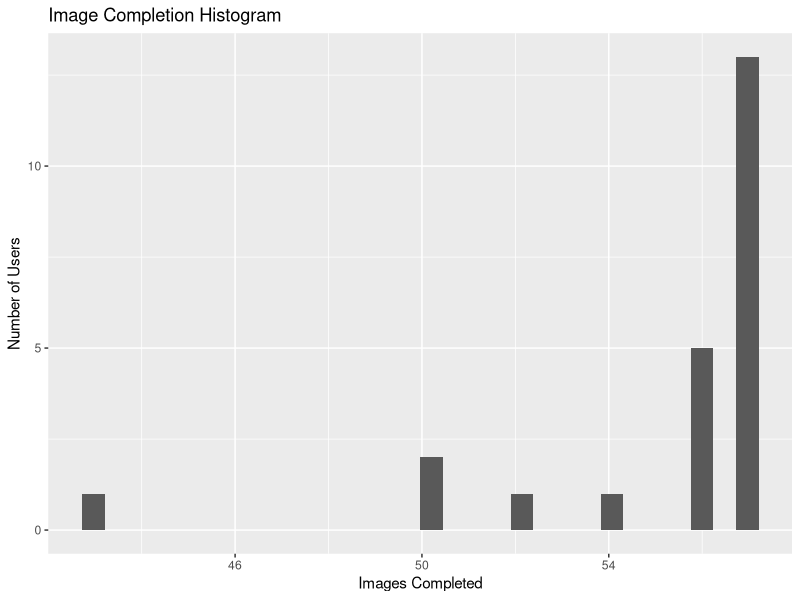
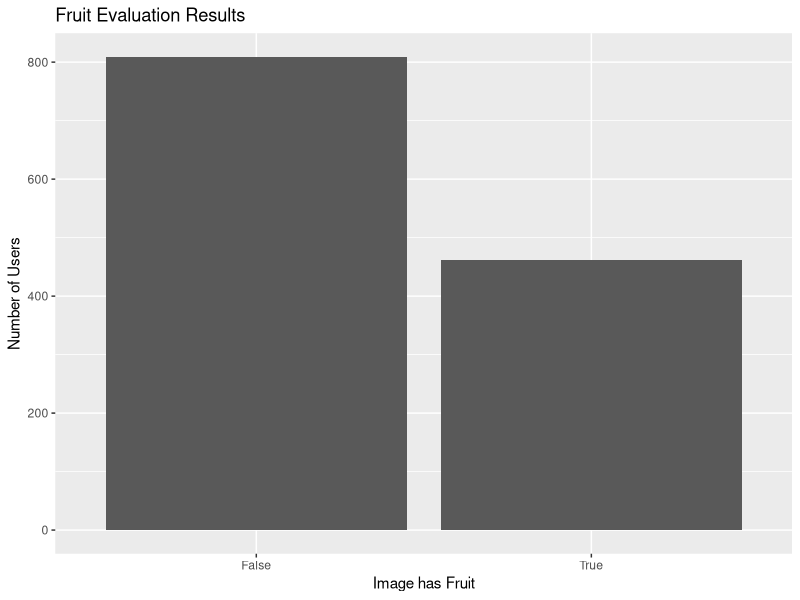

Recreate these plots in R, in order. (Note: this script raises an error after producing the figures.)
# Libraries
library(plyr)
library(ggplot2)
library(reshape2)
library(gridExtra)

# Data
logs <- read.csv("logs.csv")
results <- read.csv("results.csv")
gold <- read.csv("goldstandard.csv")
timg <- read.csv("testimages.csv")
dim(logs); dim(results); dim(gold); dim(timg)

# Overview
summary(gold); summary(results);

# Make a joined set
names(gold) == names(results)
all <- rbind(results,gold)
all$class[all$User == "RobJon"] <- "gold"
all$class[all$User != "RobJon"] <- "userResult"
all$class <- as.factor(all$class)

# User results entries
imgProcByUser <- count(results,"User")$freq
mean(imgProcByUser)
sd(imgProcByUser)
qplot(imgProcByUser,main="Image Completion Histogram",xlab="Images Completed",ylab="Number of Users")

# TODO: Check skips?
#actionByUser <- count(logs,"Action")$freq
#mean(imgProcByUser)
#sd(imgProcByUser)
#qplot(imgProcByUser,main="Image Completion Histogram",xlab="Images Completed",ylab="Number of Users")

# Results histograms (TODO: Fix scales for comparison)
qplot(Fruit,data=results ,main="Fruit Evaluation Results",xlab="Image has Fruit",ylab="Number of Users")

p1 <- ggplot(all, aes(x=Flower, fill=class)) + geom_histogram(binwidth=.5, position="dodge")
p2 <- ggplot(all, aes(x=Bud, fill=class)) + geom_histogram(binwidth=.5, position="dodge")
p3 <- ggplot(all, aes(x=Fruit, y=..count../sum(..count..), fill=class)) + 
  geom_histogram(binwidth=.5, position="dodge") #+ scale_y_continuous(labels = percent_format())
grid.arrange(p1, p2, p3, ncol=3)

#
# Compare to gold standard
#
images <- results #results$User == "AmusingBombay"
images$correctFlower <- "False"; images$correctBud <- "False"; images$correctFruit <- "False"
accuracyCols <- c("tpFlower","tpBud","tpFruit","tnFlower","tnBud",
                  "tnFruit","fpFlower","fpBud","fpFruit","fnFlower","fnBud","fnFruit")
images[accuracyCols] <- 0

for (i in 1:dim(images)[1]) {
  if (gold$Flower[gold$iID == images$iID[i]] == images$Flower[i]) {
    images$correctFlower[i] <- "True"
    if (images$Flower[i] == "True") {
      images$tpFlower[i] <- 1
    } else {
      images$tnFlower[i] <- 1
    }
  } else {
    if (images$Flower[i] == "True") {
      images$fpFlower[i] <- 1
    } else {
      images$fnFlower[i] <- 1
    }
  }
  
  if (gold$Bud[gold$iID == images$iID[i]] == images$Bud[i]) {
    images$correctBud[i] <- "True"
    if (images$Bud[i] == "True") {
      images$tpBud[i] <- 1
    } else {
      images$tnBud[i] <- 1
    }
  } else {
    if (images$Bud[i] == "True") {
      images$fpBud[i] <- 1
    } else {
      images$fnBud[i] <- 1
    }
  }
  
  if (gold$Fruit[gold$iID == images$iID[i]] == images$Fruit[i]) {
    images$correctFruit[i] <- "True"
    if (images$Fruit[i] == "True") {
      images$tpFruit[i] <- 1
    } else {
      images$tnFruit[i] <- 1
    }
  } else {
    if (images$Fruit[i] == "True") {
      images$fpFruit[i] <- 1
    } else {
      images$fnFruit[i] <- 1
    }
  }
}

images$correctFlower <- as.factor(images$correctFlower)
images$correctBud <- as.factor(images$correctBud)
images$correctFruit <- as.factor(images$correctFruit)

#
# Aggregate for images
#
confmat <- aggregate(cbind(tpFlower,fpFlower,tnFlower,fnFlower,
                           tpBud,fpBud,tnBud,fnBud,tpFruit,fpFruit,
                           tnFruit,fnFruit) ~ iID, images, sum)

metricCols <- c("accuracyFlower","tprFlower","fdrFlower",
             "accuracyBud","tprBud","fdrBud",
             "accuracyFruit","tprFruit","fdrFruit")

confmat[metricCols] <- 0.0

# Calculate metrics for images
for (i in 1:dim(confmat)[1]) {
  # Flowers
  confmat$accuracyFlower[i] <- (confmat$tpFlower[i] + confmat$tnFlower[i]) /
    (confmat$tpFlower[i] + confmat$tnFlower[i] + confmat$fpFlower[i] + confmat$fnFlower[i])
  confmat$tprFlower[i] <- confmat$tpFlower[i] / (confmat$tpFlower[i] + confmat$fnFlower[i])
  confmat$fdrFlower[i] <- confmat$fpFlower[i] / (confmat$tpFlower[i] + confmat$fpFlower[i])
  
  # Buds
  confmat$accuracyBud[i] <- (confmat$tpBud[i] + confmat$tnBud[i]) /
    (confmat$tpBud[i] + confmat$tnBud[i] + confmat$fpBud[i] + confmat$fnBud[i])
  confmat$tprBud[i] <- confmat$tpBud[i] / (confmat$tpBud[i] + confmat$fnBud[i])
  confmat$fdrBud[i] <- confmat$fpBud[i] / (confmat$tpBud[i] + confmat$fpBud[i])
  
  # Fruit
  confmat$accuracyFruit[i] <- (confmat$tpFruit[i] + confmat$tnFruit[i]) /
    (confmat$tpFruit[i] + confmat$tnFruit[i] + confmat$fpFruit[i] + confmat$fnFruit[i])
  confmat$tprFruit[i] <- confmat$tpFruit[i] / (confmat$tpFruit[i] + confmat$fnFruit[i])
  confmat$fdrFruit[i] <- confmat$fpFruit[i] / (confmat$tpFruit[i] + confmat$fpFruit[i])
}

tclass <- merge(confmat,timg,by="iID")
confmat <- tclass

# TODO: WTF does this mean
# Comparison of disributions for flower, bud, and fruit on accuracy, TPR, and FDR
fl1 <- qplot(confmat$accuracyFlower,xlab="Flower Classification Accuracy",ylab="Number of Images",color=confmat$TestClass)
fl2 <- qplot(confmat$tprFlower,xlab="Flower True Positive Rate",ylab="Number of Images",color=confmat$TestClass)
fl3 <- qplot(confmat$fdrFlower,xlab="Flower False Discovery Rate",ylab="Number of Images",color=confmat$TestClass)
bud1 <- qplot(confmat$accuracyBud,xlab="Bud Classification Accuracy",ylab="Number of Images",color=confmat$TestClass)
bud2 <- qplot(confmat$tprBud,xlab="Bud True Positive Rate",ylab="Number of Images",color=confmat$TestClass)
bud3 <- qplot(confmat$fdrBud,xlab="Bud False Discovery Rate",ylab="Number of Images",color=confmat$TestClass)
fr1 <- qplot(confmat$accuracyFruit,xlab="Fruit Classification Accuracy",ylab="Number of Images",color=confmat$TestClass)
fr2 <- qplot(confmat$tprFruit,xlab="Fruit True Positive Rate",ylab="Number of Images",color=confmat$TestClass)
fr3 <- qplot(confmat$fdrFruit,xlab="Fruit False Discovery Rate",ylab="Number of Images",color=confmat$TestClass)
grid.arrange(fl1, fl2, fl3, bud1, bud2, bud3, fr1, fr2, fr3, ncol=3)

# Mean and std dev distrubutions for images
# Accuracy
distflAcc <- c(mean(confmat$accuracyFlower,na.rm=TRUE), sd(confmat$accuracyFlower,na.rm=TRUE))
distbudAcc <- c(mean(confmat$accuracyBud,na.rm=TRUE),sd(confmat$accuracyBud,na.rm=TRUE))
distfrAcc <- c(mean(confmat$accuracyFruit,na.rm=TRUE), sd(confmat$accuracyFruit,na.rm=TRUE))

x <- seq(0,1,length=1000);
y <- dnorm(x,mean=distflAcc[1],sd=distflAcc[2]); qplot(x,y)
y <- dnorm(x,mean=distbudAcc[1],sd=distbudAcc[2]); qplot(x,y)
y <- dnorm(x,mean=distfrAcc[1],sd=distfrAcc[2]); qplot(x,y)

# True Positive Rate
distflTpr <- c(mean(confmat$tprFlower,na.rm=TRUE), sd(confmat$tprFlower,na.rm=TRUE))
distbudTpr <- c(mean(confmat$tprBud,na.rm=TRUE),sd(confmat$tprBud,na.rm=TRUE))
distfrTpr <- c(mean(confmat$tprFruit,na.rm=TRUE), sd(confmat$tprFruit,na.rm=TRUE))

x <- seq(0,1,length=1000);
y <- dnorm(x,mean=distflTpr[1],sd=distflTpr[2]); qplot(x,y)
y <- dnorm(x,mean=distbudTpr[1],sd=distbudTpr[2]); qplot(x,y)
y <- dnorm(x,mean=distfrTpr[1],sd=distfrTpr[2]); qplot(x,y)

# False Discovery Rate
distflFdr <- c(mean(confmat$fdrFlower,na.rm=TRUE), sd(confmat$fdrFlower,na.rm=TRUE))
distbudFdr <- c(mean(confmat$fdrBud,na.rm=TRUE),sd(confmat$fdrBud,na.rm=TRUE))
distfrFdr <- c(mean(confmat$fdrFruit,na.rm=TRUE), sd(confmat$fdrFruit,na.rm=TRUE))

# Bimodal -- either really good or bad
x <- seq(0,1,length=1000);
y <- dnorm(x,mean=distflFdr[1],sd=distflFdr[2]); qplot(x,y)
y <- dnorm(x,mean=distbudFdr[1],sd=distbudFdr[2]); qplot(x,y)
y <- dnorm(x,mean=distfrFdr[1],sd=distfrFdr[2]); qplot(x,y)

imageScores <- confmat

#
# Aggregate for users
#
users <- images
users$iID <- NULL

confmat <- aggregate(cbind(tpFlower,fpFlower,tnFlower,fnFlower,
                           tpBud,fpBud,tnBud,fnBud,tpFruit,fpFruit,
                           tnFruit,fnFruit) ~ User, users, sum)

metricCols <- c("accuracyFlower","tprFlower","fdrFlower",
                "accuracyBud","tprBud","fdrBud",
                "accuracyFruit","tprFruit","fdrFruit")

confmat[metricCols] <- 0.0

# Calculate metrics for users
for (i in 1:dim(confmat)[1]) {
  # Flowers
  confmat$accuracyFlower[i] <- (confmat$tpFlower[i] + confmat$tnFlower[i]) /
    (confmat$tpFlower[i] + confmat$tnFlower[i] + confmat$fpFlower[i] + confmat$fnFlower[i])
  confmat$tprFlower[i] <- confmat$tpFlower[i] / (confmat$tpFlower[i] + confmat$fnFlower[i])
  confmat$fdrFlower[i] <- confmat$fpFlower[i] / (confmat$tpFlower[i] + confmat$fpFlower[i])
  
  # Buds
  confmat$accuracyBud[i] <- (confmat$tpBud[i] + confmat$tnBud[i]) /
    (confmat$tpBud[i] + confmat$tnBud[i] + confmat$fpBud[i] + confmat$fnBud[i])
  confmat$tprBud[i] <- confmat$tpBud[i] / (confmat$tpBud[i] + confmat$fnBud[i])
  confmat$fdrBud[i] <- confmat$fpBud[i] / (confmat$tpBud[i] + confmat$fpBud[i])
  
  # Fruit
  confmat$accuracyFruit[i] <- (confmat$tpFruit[i] + confmat$tnFruit[i]) /
    (confmat$tpFruit[i] + confmat$tnFruit[i] + confmat$fpFruit[i] + confmat$fnFruit[i])
  confmat$tprFruit[i] <- confmat$tpFruit[i] / (confmat$tpFruit[i] + confmat$fnFruit[i])
  confmat$fdrFruit[i] <- confmat$fpFruit[i] / (confmat$tpFruit[i] + confmat$fpFruit[i])
}

# Comparison of disributions for flower, bud, and fruit on accuracy, TPR, and FDR
fl1 <- qplot(confmat$accuracyFlower,xlab="Flower Classification Accuracy",ylab="Number of Users")
fl2 <- qplot(confmat$tprFlower,xlab="Flower True Positive Rate",ylab="Number of Users")
fl3 <- qplot(confmat$fdrFlower,xlab="Flower False Discovery Rate",ylab="Number of Users")
bud1 <- qplot(confmat$accuracyBud,xlab="Bud Classification Accuracy",ylab="Number of Users")
bud2 <- qplot(confmat$tprBud,xlab="Bud True Positive Rate",ylab="Number of Users")
bud3 <- qplot(confmat$fdrBud,xlab="Bud False Discovery Rate",ylab="Number of Users")
fr1 <- qplot(confmat$accuracyFruit,xlab="Fruit Classification Accuracy",ylab="Number of Users")
fr2 <- qplot(confmat$tprFruit,xlab="Fruit True Positive Rate",ylab="Number of Users")
fr3 <- qplot(confmat$fdrFruit,xlab="Fruit False Discovery Rate",ylab="Number of Users")
grid.arrange(fl1, fl2, fl3, bud1, bud2, bud3, fr1, fr2, fr3, ncol=3)

# Mean and std dev distrubutions for users
# Accuracy
distflAcc <- c(mean(confmat$accuracyFlower,na.rm=TRUE), sd(confmat$accuracyFlower,na.rm=TRUE))
distbudAcc <- c(mean(confmat$accuracyBud,na.rm=TRUE),sd(confmat$accuracyBud,na.rm=TRUE))
distfrAcc <- c(mean(confmat$accuracyFruit,na.rm=TRUE), sd(confmat$accuracyFruit,na.rm=TRUE))

x <- seq(0,1,length=1000);
y <- dnorm(x,mean=distflAcc[1],sd=distflAcc[2]); qplot(x,y)
y <- dnorm(x,mean=distbudAcc[1],sd=distbudAcc[2]); qplot(x,y)
y <- dnorm(x,mean=distfrAcc[1],sd=distfrAcc[2]); qplot(x,y)

# True Positive Rate -- really crappy for buds
distflTpr <- c(mean(confmat$tprFlower,na.rm=TRUE), sd(confmat$tprFlower,na.rm=TRUE))
distbudTpr <- c(mean(confmat$tprBud,na.rm=TRUE),sd(confmat$tprBud,na.rm=TRUE))
distfrTpr <- c(mean(confmat$tprFruit,na.rm=TRUE), sd(confmat$tprFruit,na.rm=TRUE))

x <- seq(0,1,length=1000);
y <- dnorm(x,mean=distflTpr[1],sd=distflTpr[2]); qplot(x,y)
y <- dnorm(x,mean=distbudTpr[1],sd=distbudTpr[2]); qplot(x,y)
y <- dnorm(x,mean=distfrTpr[1],sd=distfrTpr[2]); qplot(x,y)

# False Discovery Rate
distflFdr <- c(mean(confmat$fdrFlower,na.rm=TRUE), sd(confmat$fdrFlower,na.rm=TRUE))
distbudFdr <- c(mean(confmat$fdrBud,na.rm=TRUE),sd(confmat$fdrBud,na.rm=TRUE))
distfrFdr <- c(mean(confmat$fdrFruit,na.rm=TRUE), sd(confmat$fdrFruit,na.rm=TRUE))

# Bimodal -- either really good or bad (bad for buds)
x <- seq(0,1,length=1000);
y <- dnorm(x,mean=distflFdr[1],sd=distflFdr[2]); qplot(x,y)
y <- dnorm(x,mean=distbudFdr[1],sd=distbudFdr[2]); qplot(x,y)
y <- dnorm(x,mean=distfrFdr[1],sd=distfrFdr[2]); qplot(x,y)

userScores <- confmat

#
# Temporal analysis
#
times <- images
times$duration <- 0.0

for (i in 1:dim(times)[1]) {
  if (i == 1) {
    times$duration[i] <- 0
  } else if (times$User[i] != times$User[i-1]){
    times$duration[i] <- 0
  } else if (times$User[i]) {
    times$duration[i] <- times$Timestamp[i] - times$Timestamp[i-1]
  }
}

# Cool hist plot of users and their durations
qplot(duration,data=times,color=User)

# Cool coloured plot of images and their duration for users
qplot(iID,duration,data=times,color=User)

#
# Aggregate temporal data
#
# Total duration for users (how can someone have played for only 2 or so minutes?!)
userDuration <- aggregate(duration ~ User, times, sum)
qplot(duration/60,data=userDuration, color=User) # minutes

# Mean duration for users
confmat <- aggregate(duration ~ User, times, mean)
qplot(duration,data=confmat)#,color=User)

# Standard dev of duration for users
confmat <- aggregate(duration ~ User, times, sd)
qplot(duration,data=confmat)#,color=User)

# Total duration for images
confmat <- aggregate(duration ~ iID, times, sum)
tclass <- merge(confmat,imageScores,by="iID")
confmat <- tclass
qplot(duration/60,data=confmat,color=TestClass)
qplot(duration/60,accuracyFlower,data=confmat,color=TestClass)
qplot(duration/60,accuracyBud,data=confmat,color=TestClass)
qplot(duration/60,accuracyFruit,data=confmat,color=TestClass)

# Mean duration for images
confmat <- aggregate(duration ~ iID, times, mean)
tclass <- merge(confmat,imageScores,by="iID")
confmat <- tclass
qplot(duration,data=confmat)#,color=User)
qplot(duration/60,accuracyFlower,data=confmat,color=TestClass)
qplot(duration/60,accuracyBud,data=confmat,color=TestClass)
qplot(duration/60,accuracyFruit,data=confmat,color=TestClass)

# Standard dev of duration for images
confmat <- aggregate(duration ~ iID, times, sd)
qplot(duration,data=confmat)#,color=User)

# Check correlation between duration and accuracy
userDurationScore <- merge(userDuration,userScores,by="User")
p1 <- qplot(duration,accuracyFlower,data=userDurationScore)
p2 <- qplot(duration,accuracyBud,data=userDurationScore)
p3 <- qplot(duration,accuracyFruit,data=userDurationScore)
#qplot(duration, accuracyFlower, data=userDurationScore) +
#  geom_point(data=userDurationScore,aes(duration,accuracyBud,shape=b),colour="red") +
#  geom_point(data=userDurationScore,aes(duration,accuracyFruit,shape=c),colour="Blue")

